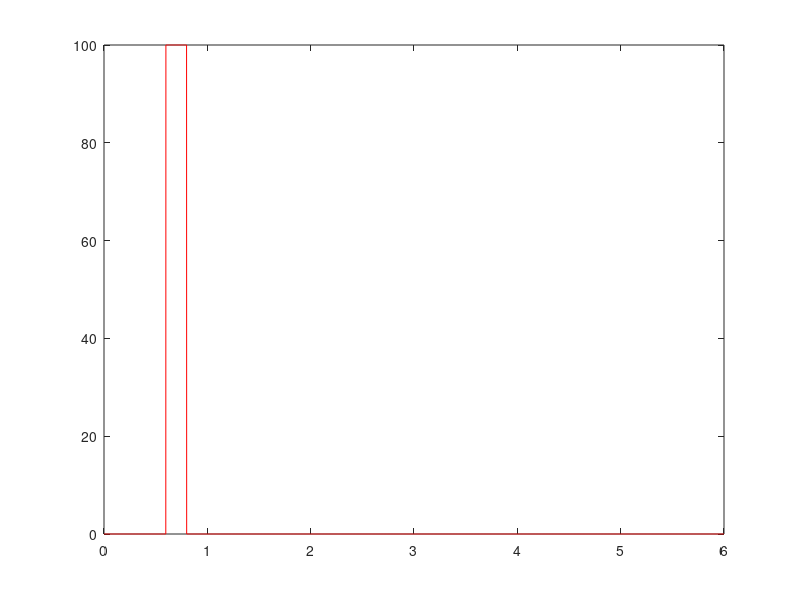
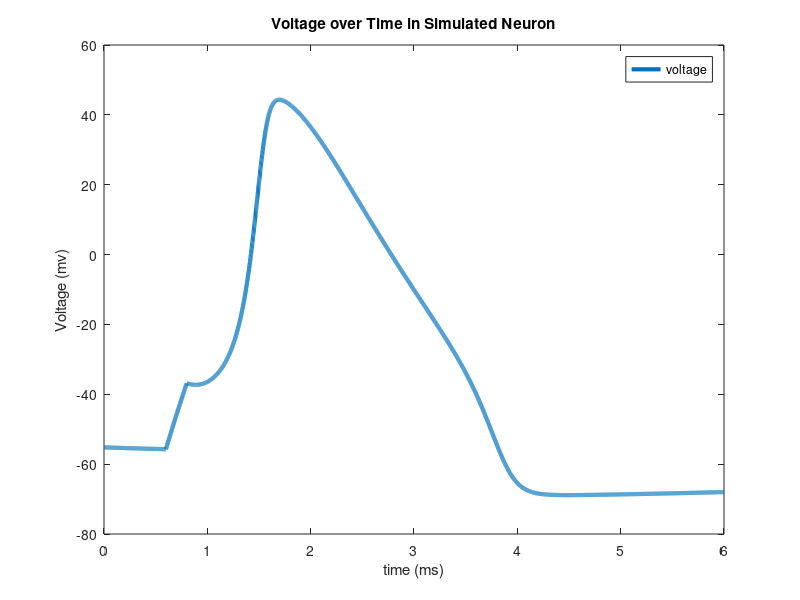
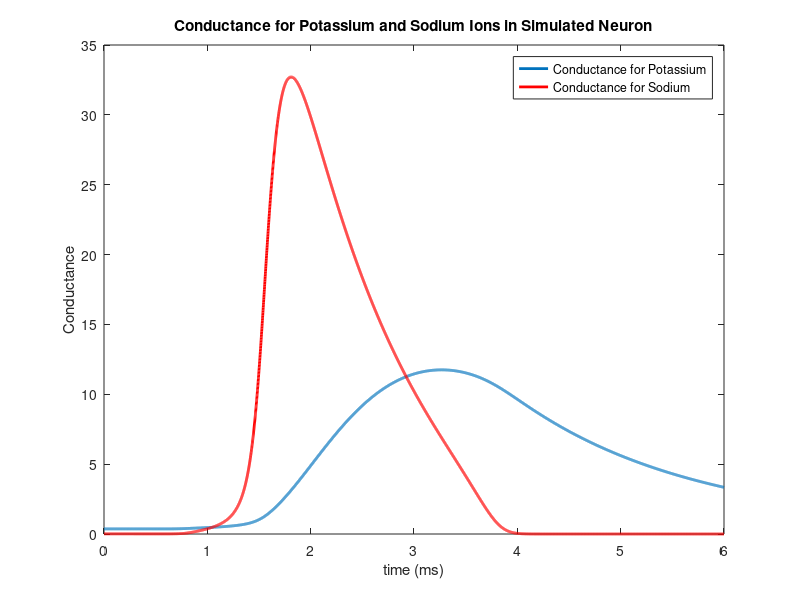
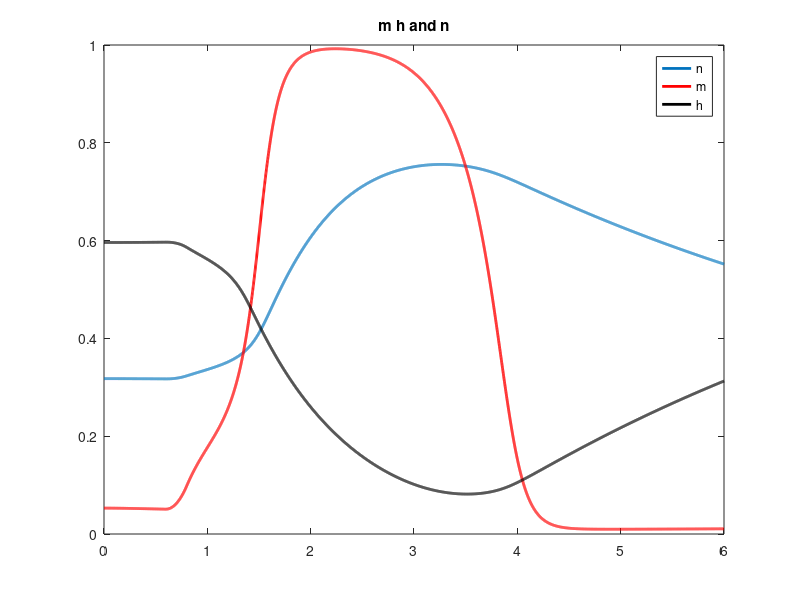

These charts were generated, in order, by the following MATLAB code:
clear
close all
clc
%===simulation time===
simulationTime = 6; %in milliseconds
deltaT=.001;
Fs = 1/deltaT;
t=0:deltaT:simulationTime;
vc = 0;

% Vrest = -60;
% drugs application
pctTTX = 0;
pctTEA = 0;
TTX = 1-pctTTX;
TEA = 1 - pctTEA;

%===constant parameters===%
%All of these can be found in Table 3
C_out_Na = 460;
C_in_Na = 50;
C_out_K = 22;
C_in_K = 400;
% R = 8314.4621; %J/kmol*K
% F = 9.64853399e4; % Faraday constant
K = 0.086173; % R/zF
T = 273.16 + 6.3; % in kelvin

E_K_orig = K*T*(log(C_out_K/C_in_K));
E_Na_orig = K*T*(log(C_out_Na/C_in_Na));
rat = log(C_out_Na/C_in_Na)/log(C_out_K/C_in_K);
E_L=10.6;
gbar_K=36*TEA; 
gbar_Na=120*TTX; 
g_L=.3;
C=1;

% Vrest = K*((gbar_K*C_out_K+gbar_Na*C_out_Na)/(gbar_K*C_in_K+gbar_Na*C_in_Na))
%===set the initial states===%
V=0; %Baseline voltage
p_K = 1;
p_Na = 0.05;
Vrest = 58*log10(((p_K*C_out_K)+(p_Na*C_out_Na))/((p_K*C_in_K)+(p_Na*C_in_Na)));

% Vrest = (115+12*rat)/(rat-1);

% V = V + Vrest;

alpha_n = (.01 * ( (10-V) / (exp((10-V)/10)-1) ));
beta_n = .125*exp(-V/80);
alpha_m = (.1*( (25-V) / (exp((25-V)/10)-1) ));
beta_m = 4*exp(-V/18);
alpha_h = .07*exp(-V/20);
beta_h = 1/(exp((30-V)/10)+1);

n(1) = alpha_n/(alpha_n+beta_n); %Equation 9
m(1) = alpha_m/(alpha_m+beta_m); %Equation 18
h(1) = alpha_h/(alpha_h+beta_h); %Equation 18
I_Na = zeros(1,length(t)); %Equations 3 and 14
I_K = zeros(1,length(t)); %Equations 4 and 6
I_L = zeros(1,length(t)); %Equation 5
I_ion = zeros(1,length(t));

I = zeros(1,numel(t));

% Define Vrest
% g_Na = (gbar_Na*(m(1).^3).*h(1)); % .01
% g_K = (gbar_K*(n(1).^4)); % .039
% g_L = .3;


% Vrest = I_ion/g_ion;
% Vrest = ((g_Na*E_Na_orig)+(g_K*E_K_orig))/(g_Na+g_K);
E_K = E_K_orig - Vrest; 
E_Na = E_Na_orig - Vrest;
% E_K = -12;
% E_Na = 115;



% V = zeros(1, numel(t));
%% ======== define stimuli =====================
if vc
    Vrest = -60;
    voltageLevels= 60;
    
    stimS = 0.5; % in ms
    stimE = 5.5; % in ms
    stimDur = round((stimE-stimS))*Fs;
    V(round(stimS*Fs):round(stimE*Fs)) = voltageLevels; %I(2001:numel(t)) = currentLevels;
else
    %Set externally applied current across time
    %Here, first 500 timesteps are at current of 50, next 1500 timesteps at
    %current of zero (resets resting potential of neuron), and the rest of
    %timesteps are at constant current
    currentLevels1 = [100]; %Change this to see effect of different currents on voltage (Suggested values: 3, 20, 50, 1000)
    
    stimS1 = 0.6; % in ms
    stimE1 = 0.8; % in ms
    stimDur1 = round((stimE1-stimS1)*Fs);
    I(round(stimS1*Fs):round(stimE1*Fs)) = currentLevels1; %I(2001:numel(t)) = currentLevels;
    
    currentLevels2 = [100]; %Change this to see effect of different currents on voltage (Suggested values: 3, 20, 50, 1000)
    
    stimS2 = 5; % in ms
    stimE2 = 5.5; % in ms
    stimDur2 = round((stimE2-stimS2)*Fs);
%     I(round(stimS2*Fs):round(stimE2*Fs)) = currentLevels2; %I(2001:numel(t)) = currentLevels;
    
    %plot the stimulus
    figure
    plot(t,I,'r')
    %Comment out the above line and uncomment the line below for constant current, and observe effects on voltage timecourse
    %I(1:numel(t)) = currentLevels;
end

for i=1:numel(t)-1 %Compute coefficients, currents, and derivates at each time step
    
    %---calculate the coefficients---%
    %Equations here are same as above, just calculating at each time step
    alpha_n(i) = (.01 * ( (10-V(i)) / (exp((10-V(i))/10)-1) ));
    beta_n(i) = .125*exp(-V(i)/80);
    alpha_m(i) = (.1*( (25-V(i)) / (exp((25-V(i))/10)-1) ));
    beta_m(i) = 4*exp(-V(i)/18);
    alpha_h(i) = .07*exp(-V(i)/20);
    beta_h(i) = 1/(exp((30-V(i))/10)+1);
    
    
    %---calculate the currents---%
    I_Na(i) = (m(i)^3) * gbar_Na * h(i) * (V(i)-E_Na); %Equations 3 and 14
    I_K(i) = (n(i)^4) * gbar_K * (V(i)-E_K); %Equations 4 and 6
    I_L(i) = g_L *(V(i)-E_L); %Equation 5
    I_ion(i) = I(i) - I_K(i) - I_Na(i) - I_L(i);
    
    
    
    %---calculate the derivatives using Euler first order approximation---%
    if ~vc
        V(i+1) = V(i) + deltaT*I_ion(i)/C; 
    end
    %     I_ion(i) = (C*(-V(i)+V(i+1)))/deltaT;
    n(i+1) = (n(i) + deltaT*(alpha_n(i) *(1-n(i)) - beta_n(i) * n(i))); %Equation 7
    m(i+1) = (m(i) + deltaT*(alpha_m(i) *(1-m(i)) - beta_m(i) * m(i))); %Equation 15
    h(i+1) = (h(i) + deltaT*(alpha_h(i) *(1-h(i)) - beta_h(i) * h(i))); %Equation 16
    
end


V = V+Vrest; %Set resting potential to -70mv

%===plot Voltage===%
figure
plot(t,V,'LineWidth',3)
hold on
legend({'voltage'})
ylabel('Voltage (mv)')
xlabel('time (ms)')
title('Voltage over Time in Simulated Neuron')


%===plot Conductance===%
figure
p1 = plot(t,gbar_K*n.^4,'LineWidth',2);
hold on
p2 = plot(t,gbar_Na*(m.^3).*h,'r','LineWidth',2);
legend([p1, p2], 'Conductance for Potassium', 'Conductance for Sodium')
ylabel('Conductance')
xlabel('time (ms)')
title('Conductance for Potassium and Sodium Ions in Simulated Neuron')

% ======== plot n, m and h ================
figure
p1 = plot(t,n,'LineWidth',2);
hold on
p2 = plot(t,m,'r','LineWidth',2);
p3 = plot(t,h,'k','LineWidth',2);
title('m h and n')
legend('n','m','h')

% ========== plot individual currents ================
figure
p1 = plot(t,I_Na,'r','LineWidth',2);
hold on
p2 = plot(t,I_K,'b','LineWidth',2);
Itot = I_Na+I_K+I_L-I;
p3 = plot(t,Itot,'k','LineWidth',2);
title('Currents')
legend('Na', 'K', 'Total')

